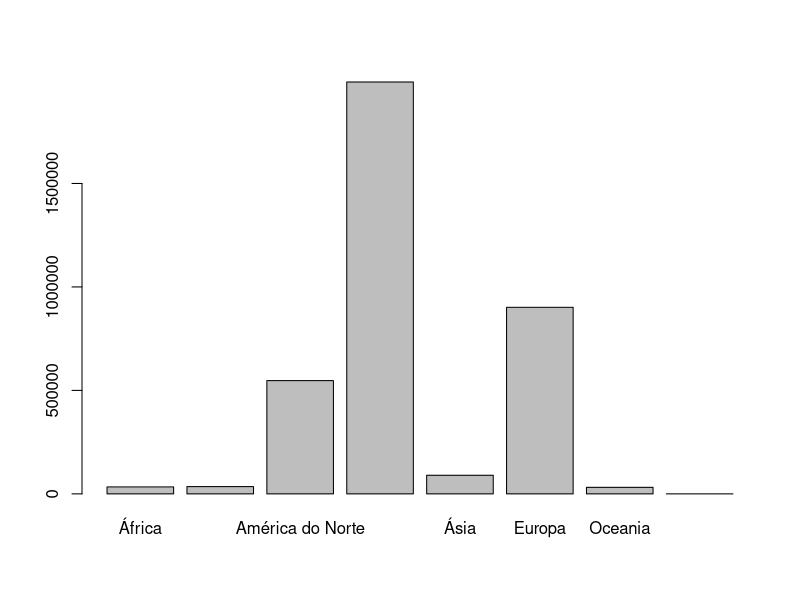
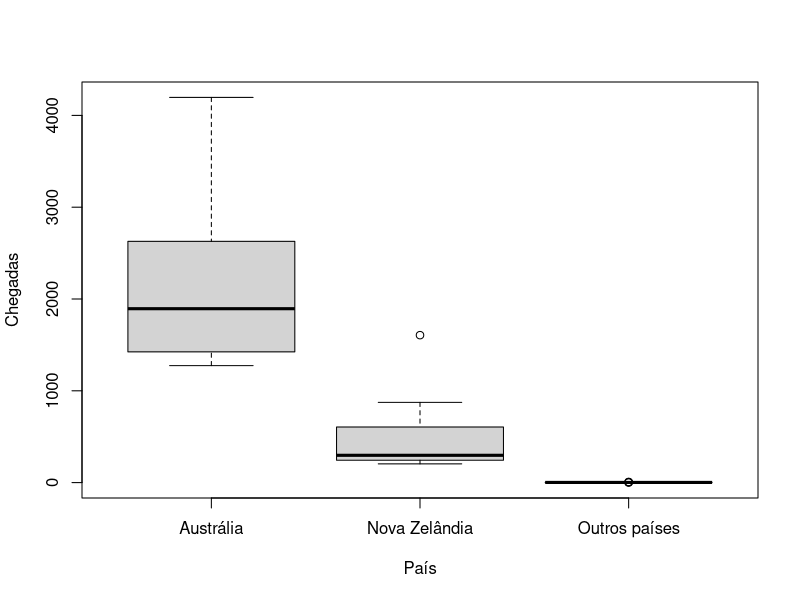
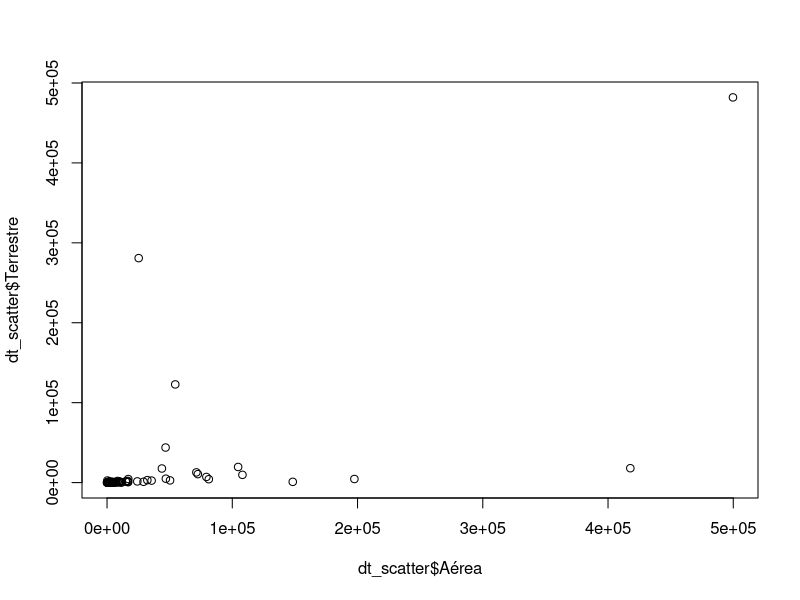
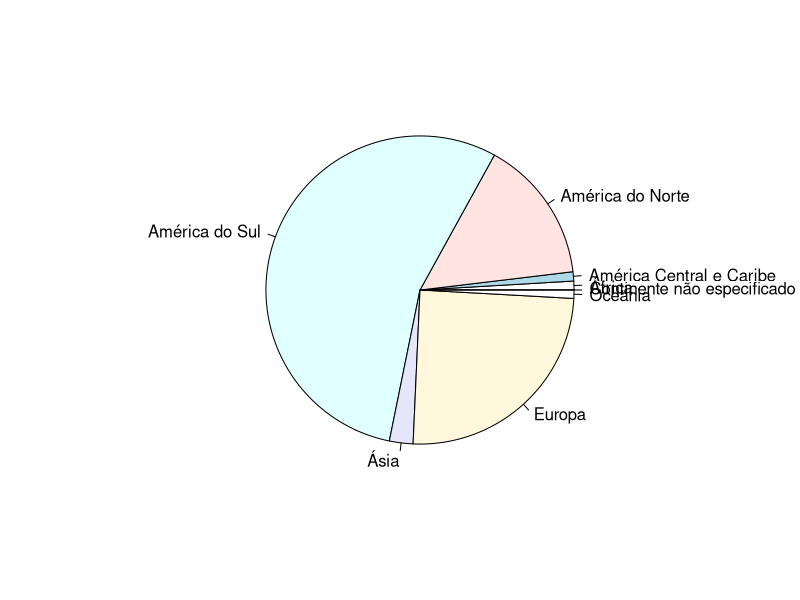
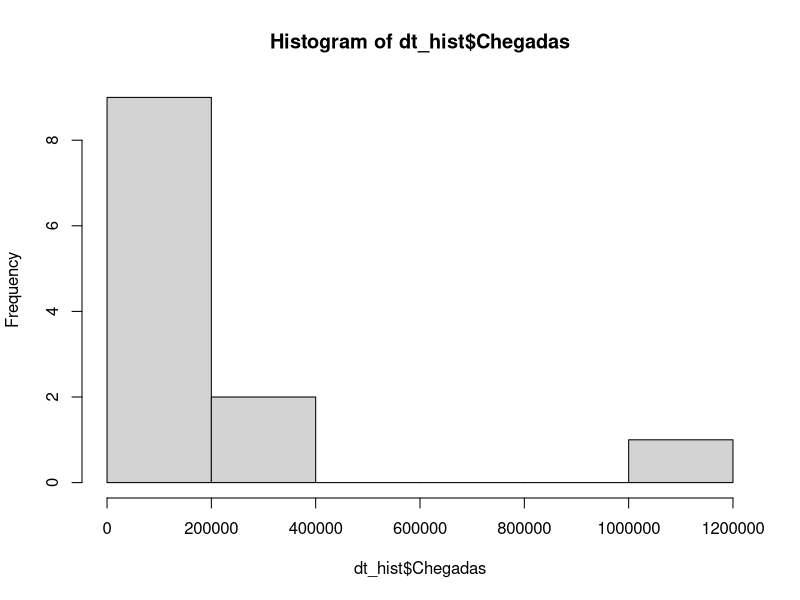

The R script that drew these images, in order:
################################################################################
# INTRODUÇÃO AO R
# Oficina do NEAT-USP para o grupo de estudos de análise quantitativa de dados


# Aspectos introdutórios --------------------------------------------------
# R
# R Studio
# Painéis do R Studio
# Objetos
# Scripts
# Referências de comandos e gerais


# Instalação e carregamento de pacotes ------------------------------------
# Instalar o pacote data.table
# install.packages("data.table")
library(data.table) # carregar o pacote data.table


# Importação de dados -----------------------------------------------------
# Baixar o arquivo de 2022 com os dados oficiais das chegadas de turistas ao Brasil
# Disponível em https://dados.turismo.gov.br/dataset/chegada-de-turistas-internacionais
# Salvar o arquivo em seu computador
dt <- fread("introducao_ao_r/chegadas_2022.csv") # importação de arquivo .csv para objeto data.table. Se necessário, ajuste o caminho do arquivo no seu computador.
head(dt) # ver as primeiras linhas do banco de dados. Note que as palavras acentuadas foram importadas com erros
dt <- fread("introducao_ao_r/chegadas_2022.csv", encoding = "Latin-1") # importação com encoding
head(dt) # agora os acentos foram importados corretamente


# Visualização de dados ---------------------------------------------------
head(dt) # apresenta as PRIMEIRAS linhas do banco de dados
tail(dt) # apresenta as ÚLTIMAS linhas do banco de dados
View(dt) # abre o banco de dados em uma nova aba (atenção: primeira letra do comando em maiúscula)
names(dt) # apresenta nomes das variáveis


# Organizacao de dados ----------------------------------------------------
dt[Via=="Aéreo"] # selecionar linhas com valores específicos
dt_aereo <- dt[Via=="Aéreo"] # salvar objeto da seleção
dt[, .(Continente, Chegadas)] # seleciona colunas
dt[, -c("Continente")] # seleciona todas as colunas, exceto as indicadas
dt[Continente=="Oceania", .(País, Chegadas)] # seleciona linhas e colunas


# Tabelas de contingência -------------------------------------------------
table(dt$Continente) # tabela de contagem simples
table(dt$Continente, dt$Via) # tabela de contagem cruzada
prop.table(table(dt$Continente, dt$Via), 1) # tabela de contingência com 100% nas linhas. Note que o atual banco de dados tem 3 linhas para cada país.
prop.table(table(dt$Continente, dt$Via), 2) # tabela de contingência com 100% nas colunas


# Medidas de resumo -------------------------------------------------------
sum(dt$Chegadas) # soma
mean(dt$Chegadas) # média
median(dt$Chegadas) # mediana
sd(dt$Chegadas) # desvio-padrão


# Medidas de resumo por categoria -----------------------------------------
dt[, sum(Chegadas), by=Continente] # soma de uma variável numérica por categoria de outra variável nominal
dt[, sum(Chegadas), by=.(Continente, País)] # soma de uma variável numérica por categorias duas variáveis nominais
dt[, .(media=mean(Chegadas), desvpad=sd(Chegadas)), by=Continente] # duas medidas resumo


# Gráficos R base ---------------------------------------------------------

# Gráfico de barras
dt_barplot <- dt[, .(Chegadas=sum(Chegadas)), by=Continente] # salvar soma por continente
dt_barplot
barplot(dt_barplot$Chegadas, names.arg = dt_barplot$Continente)

# Boxplot
dt_boxplot <- dt[Continente=="Oceania", .(Chegadas=sum(Chegadas)), by=.(País, Mês)]
dt_boxplot
boxplot(Chegadas ~ País, dt_boxplot)

# Gráfico de dispersão
dt_scatter <- dt[, .(Chegadas=sum(Chegadas)), by=.(País, Via)]
dt_scatter
dt_scatter <- dcast(dt_scatter, País ~ Via, value.var = "Chegadas")
dt_scatter
plot(dt_scatter$Aérea, dt_scatter$Terrestre)

# Gráfico de pizza
pie(dt_barplot$Chegadas, labels = dt_barplot$Continente)

# Histograma
dt_hist <- dt[Continente=="América do Sul", .(Chegadas=sum(Chegadas)), by=.(País)]
dt_hist
hist(dt_hist$Chegadas)